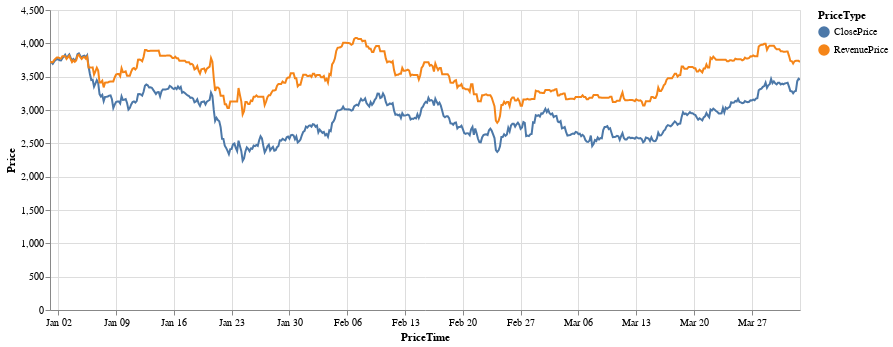

This figure's notebook cell:
### Code cell
eth_4h["plot"]

### Figure 1 — Vega-Lite specification as saved in the notebook (floating-point values rounded to 4 significant figures; data arrays with more than 128 entries replaced by an {"elided": "..."} marker saying what was removed)
{"config": {"view": {"continuousWidth": 400, "continuousHeight": 300}}, "data": {"name": "data-ea410c02e0431020131b430ec3428f51"}, "mark": {"type": "line", "point": {"color": "red", "size": 0.1}}, "encoding": {"color": {"type": "nominal", "field": "PriceType"}, "tooltip": [{"type": "quantitative", "field": "Price"}, {"type": "nominal", "field": "PriceType"}, {"type": "temporal", "field": "PriceTime"}], "x": {"type": "temporal", "field": "PriceTime"}, "y": {"type": "quantitative", "field": "Price"}}, "height": 300, "selection": {"selector004": {"type": "interval", "bind": "scales", "encodings": ["x"]}}, "width": 750, "$schema": "https://vega.github.io/schema/vega-lite/v4.8.1.json", "datasets": {"data-ea410c02e0431020131b430ec3428f51": {"elided": "1092 records"}}}
